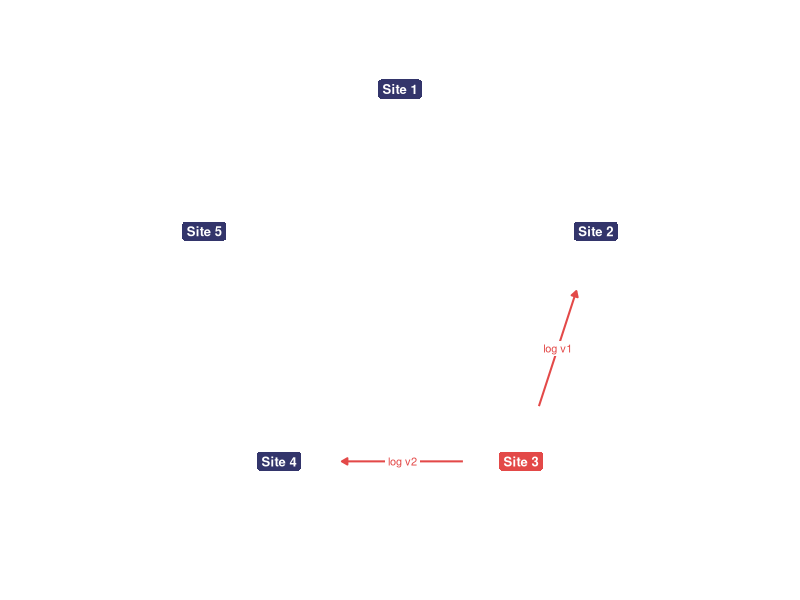
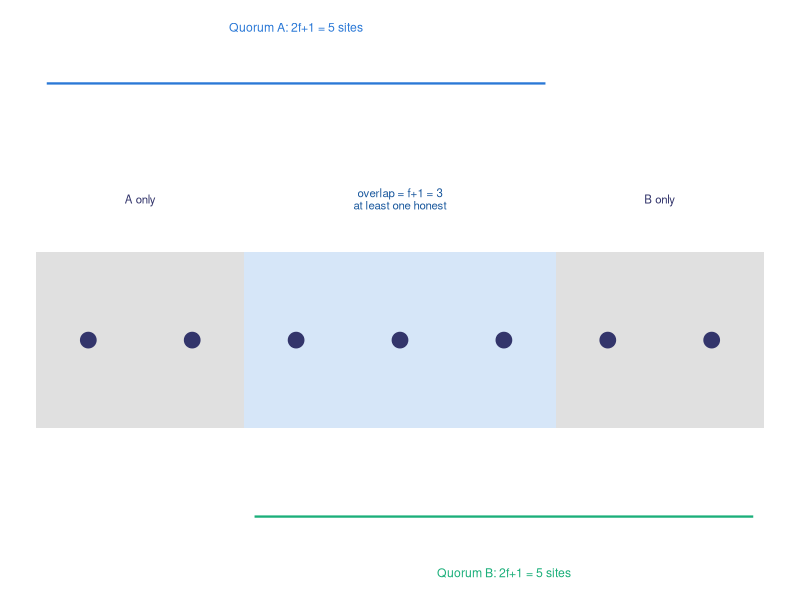
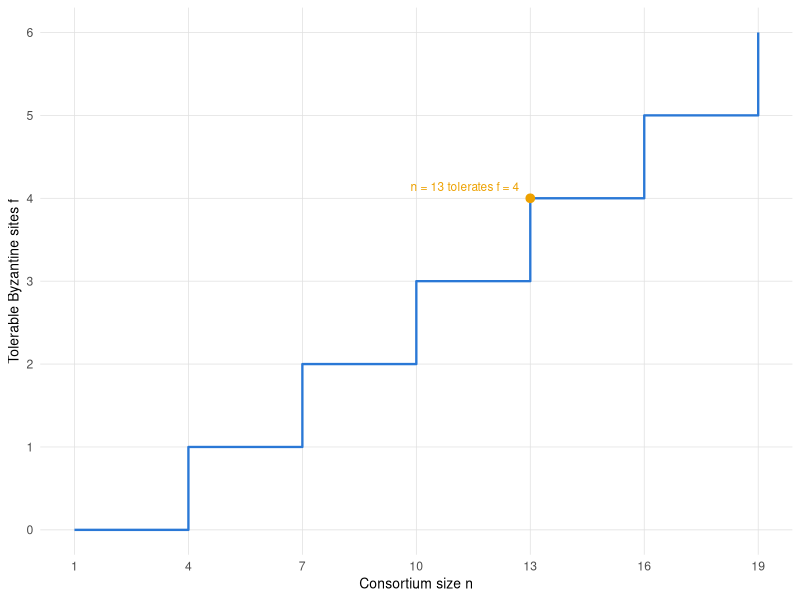

These figures' R source, in order:
## ---- chunk 1
#| label: fig-topology
#| fig-cap: 'A single compromised site breaks agreement by sending two conflicting versions of the shared log to different honest sites, which is Byzantine failure in the trial ledger.'
#| fig-width: 6
#| fig-height: 4
library(ggplot2)

PAL <- c('#2a78d6', '#1baf7a', '#eda100', '#008300',
         '#4a3aa7', '#e34948', '#e87ba4', '#eb6834')

book_theme <- ggplot2::theme_minimal(base_size = 11) +
  ggplot2::theme(
    panel.grid.minor = ggplot2::element_blank(),
    panel.grid.major = ggplot2::element_line(
      linewidth = 0.25, colour = 'grey88'),
    axis.title = ggplot2::element_text(size = 10),
    legend.position = 'bottom'
  )

struct <- '#33356b'
attack <- '#e34948'

ang <- (seq(90, -198, length.out = 5)) * pi / 180
nodes <- tibble::tibble(
  site = paste('Site', 1:5),
  x = cos(ang),
  y = sin(ang),
  bad = c(FALSE, FALSE, TRUE, FALSE, FALSE)
)
comp <- nodes[nodes$bad, ]
tgt <- nodes[nodes$site %in% c('Site 2', 'Site 4'), ]
seg <- tibble::tibble(
  x = comp$x, y = comp$y,
  xend = tgt$x, yend = tgt$y,
  lab = c('log v1', 'log v2')
)
seg <- dplyr::mutate(seg,
  dx = xend - x, dy = yend - y,
  x = x + 0.24 * dx, y = y + 0.24 * dy,
  xend = xend - 0.26 * dx, yend = yend - 0.26 * dy,
  mx = (x + xend) / 2, my = (y + yend) / 2
)

ggplot() +
  geom_segment(data = seg,
    aes(x = x, y = y, xend = xend, yend = yend),
    colour = attack, linewidth = 0.7,
    arrow = grid::arrow(length = grid::unit(0.16, 'cm'),
      type = 'closed')) +
  geom_label(data = nodes,
    aes(x, y, label = site, fill = bad),
    colour = 'white', fontface = 'bold', size = 3.3,
    label.size = 0, label.r = grid::unit(0.1, 'cm'),
    label.padding = grid::unit(0.3, 'lines')) +
  geom_label(data = seg, aes(mx, my, label = lab),
    colour = attack, fill = 'white', label.size = 0,
    size = 2.8) +
  scale_fill_manual(
    values = c(`FALSE` = struct, `TRUE` = attack), guide = 'none') +
  coord_equal(xlim = c(-1.45, 1.45), ylim = c(-1.35, 1.3),
    clip = 'off') +
  theme_void()
## ---- chunk 2
#| label: fig-quorum-intersection
#| fig-cap: 'Two quorums of size 2f+1 drawn from 3f+1 sites must share at least f+1 members, so their overlap always contains at least one honest site.'
#| fig-width: 6.5
#| fig-height: 3.4
f <- 2
n <- 3 * f + 1
nd <- tibble::tibble(x = 1:n, y = 0)
bands <- tibble::tibble(
  xmin = c(0.5, 2.5, 5.5),
  xmax = c(2.5, 5.5, 7.5),
  fillc = c('grey88', '#d6e6f8', 'grey88')
)

ggplot() +
  geom_rect(data = bands,
    aes(xmin = xmin, xmax = xmax, ymin = -0.55, ymax = 0.55),
    fill = bands$fillc, colour = NA) +
  geom_point(data = nd, aes(x, y), size = 5, colour = struct) +
  annotate('text', x = 1.5, y = 0.88, label = 'A only',
    size = 2.9, colour = struct) +
  annotate('text', x = 4, y = 0.88,
    label = 'overlap = f+1 = 3\nat least one honest',
    size = 2.9, colour = '#1d5a9e', lineheight = 0.9) +
  annotate('text', x = 6.5, y = 0.88, label = 'B only',
    size = 2.9, colour = struct) +
  annotate('segment', x = 0.6, xend = 5.4, y = 1.6, yend = 1.6,
    colour = PAL[1], linewidth = 0.8) +
  annotate('text', x = 3, y = 1.95,
    label = 'Quorum A: 2f+1 = 5 sites', colour = PAL[1], size = 3.1) +
  annotate('segment', x = 2.6, xend = 7.4, y = -1.1, yend = -1.1,
    colour = PAL[2], linewidth = 0.8) +
  annotate('text', x = 5, y = -1.45,
    label = 'Quorum B: 2f+1 = 5 sites', colour = PAL[2], size = 3.1) +
  coord_cartesian(clip = 'off') +
  theme_void()
## ---- chunk 3
set.seed(20260702)
n_honest <- 100
n_sybil <- 150

# SYNTHETIC: identity-counted votes under free identity
# creation. Each 'A' is one honest participant; each 'B'
# is one Sybil identity minted by a single adversary.
votes <- c(rep('A', n_honest), rep('B', n_sybil))
table(votes)

prop_fraudulent <- mean(votes == 'B')
prop_fraudulent
## ---- chunk 4
set.seed(20260702)
r_honest <- rep(1, n_honest)

# SYNTHETIC: the adversary's total resource budget is
# fixed regardless of how many identities it mints.
# Splitting it more finely does not create more of it.
total_attacker_resource <- 30
r_sybil <- rep(total_attacker_resource / n_sybil, n_sybil)

weights <- c(r_honest, r_sybil)
side <- c(rep('A', n_honest), rep('B', n_sybil))
tapply(weights, side, sum)
## ---- chunk 5
# SYNTHETIC: Byzantine fault tolerance of a fixed
# consortium ledger as a function of the number of
# named institutions, via f = floor((n - 1) / 3).
consortium <- tibble::tibble(n_sites = c(4, 7, 10, 13, 16))

consortium |>
  dplyr::mutate(
    max_faulty = (n_sites - 1L) %/% 3L,
    honest_needed = n_sites - max_faulty
  )
## ---- chunk 6
#| label: fig-fault-tolerance
#| fig-cap: 'Tolerance rises as a step function of consortium size, gaining one more tolerable Byzantine site only when three further institutions join.'
#| fig-width: 6
#| fig-height: 3.4
tol <- tibble::tibble(n = 1:19, f = (n - 1L) %/% 3L)
mark <- tibble::tibble(n = 13, f = 4L, lab = 'n = 13 tolerates f = 4')

ggplot(tol, aes(n, f)) +
  geom_step(colour = PAL[1], linewidth = 0.8) +
  geom_point(data = mark, aes(n, f), colour = PAL[3], size = 2.6) +
  geom_text(data = mark, aes(n, f, label = lab), colour = PAL[3],
    size = 3, hjust = 1.1, vjust = -0.8) +
  scale_x_continuous(breaks = seq(1, 19, 3)) +
  scale_y_continuous(breaks = 0:6) +
  labs(x = 'Consortium size n', y = 'Tolerable Byzantine sites f') +
  book_theme
## ---- chunk 7
quorum_exists <- function(n, f) {
  q_min <- ceiling((n + f + 1) / 2)
  q_min <= n - f
}

f_vals <- 1:6

# n = 3f: one short of the classical bound
purrr::map2_lgl(3 * f_vals, f_vals, quorum_exists)

# n = 3f + 1: exactly at the classical bound
purrr::map2_lgl(3 * f_vals + 1, f_vals, quorum_exists)
